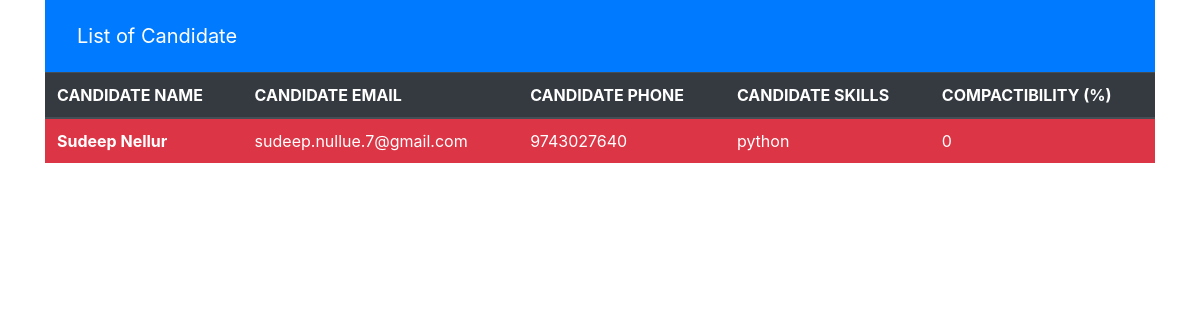
Page /submissions/ on the earlier database version.
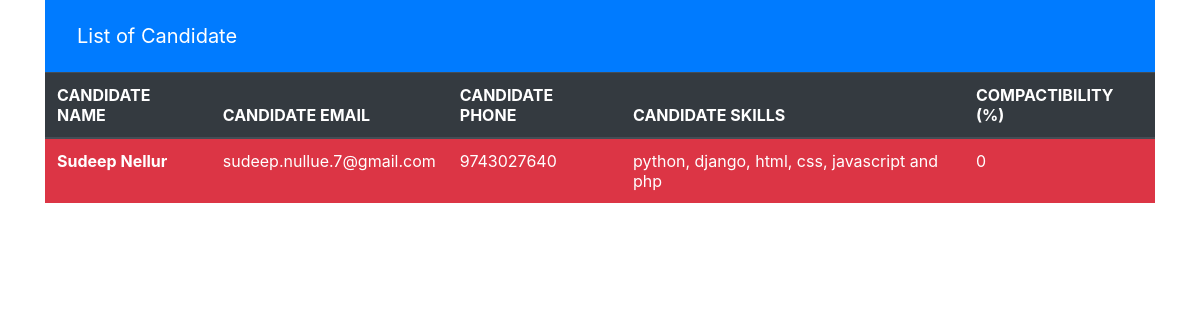
Same page on the later database version.
### application/models.py (models this page shows, shortened)
class Candidate(models.Model):
    fname =  models.CharField(max_length=100)
    phone =  models.IntegerField()
    email =  models.CharField(max_length=100)
    skills =  models.CharField(max_length=500)
    compactibility = models.IntegerField(default="0")

### submission/views.py (the view)
# urls.py: path('', views.submit, name="submit"),
def submit(request):
    candidates = Candidate.objects.all()
    context = {"candidates":candidates}
    return render(request,"submission.html",{"candidates":candidates})

### templates/submission.html (shortened to what this page needs)
<html>
<head>
</head>
<link rel="stylesheet" href="https://stackpath.bootstrapcdn.com/bootstrap/4.5.0/css/bootstrap.min.css">
<body>
    <div class="container">
    <nav class="navbar navbar-dark bg-primary">
        <nav class="navbar navbar-light">
            <a class="navbar-brand" href="#">List of Candidate</a>
        </nav>
    </nav>
    <table class="table table-hover table-dark">
        <thead>
            <th scope="col"> CANDIDATE NAME </th>
            <th scope="col"> CANDIDATE EMAIL </th>
            <th scope="col"> CANDIDATE PHONE </th>
            <th scope="col"> CANDIDATE SKILLS </th>
            <th scope="col"> COMPACTIBILITY (%) </th>
        </thead>
        <tbody>
        {% for candidate in candidates %}
            {% if candidate.compactibility > 79 %}
                <tr>
                <th scope="row" class="bg-success">{{candidate.fname}}</th>
                <td class="bg-success">{{candidate.email}}</td>
                <td class="bg-success">{{candidate.phone}}</td>
                <td class="bg-success">{{candidate.skills}}</td>
                <td class="bg-success">{{candidate.compactibility}}</td>
                </tr>
            {% else %}
                <tr>
                <th scope="row" class="bg-danger">{{candidate.fname}}</th>
                <td class="bg-danger">{{candidate.email}}</td>
                <td class="bg-danger">{{candidate.phone}}</td>
                <td class="bg-danger">{{candidate.skills}}</td>
                <td class="bg-danger">{{candidate.compactibility}}</td>
                </tr>
            {% endif %}
        {% endfor %}
        </tbody>
    </table>
</body>
</html>

Differences in the rows shown:
changed Candidate "Sudeep Nellur": skills "python" → "python, django, html, css, javascript and php"
